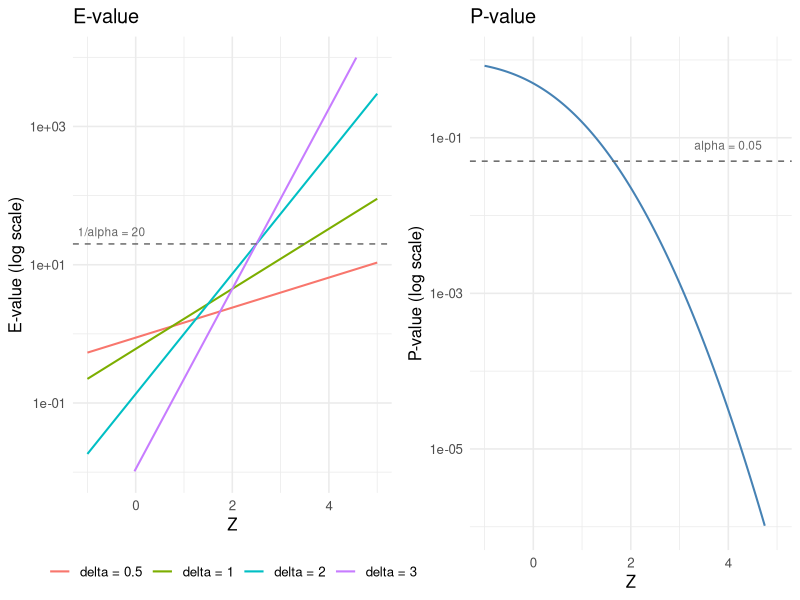
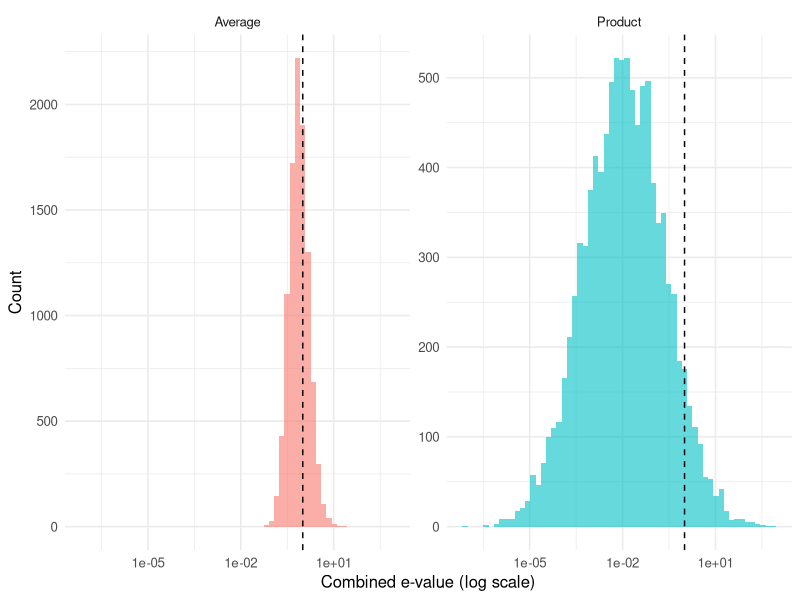
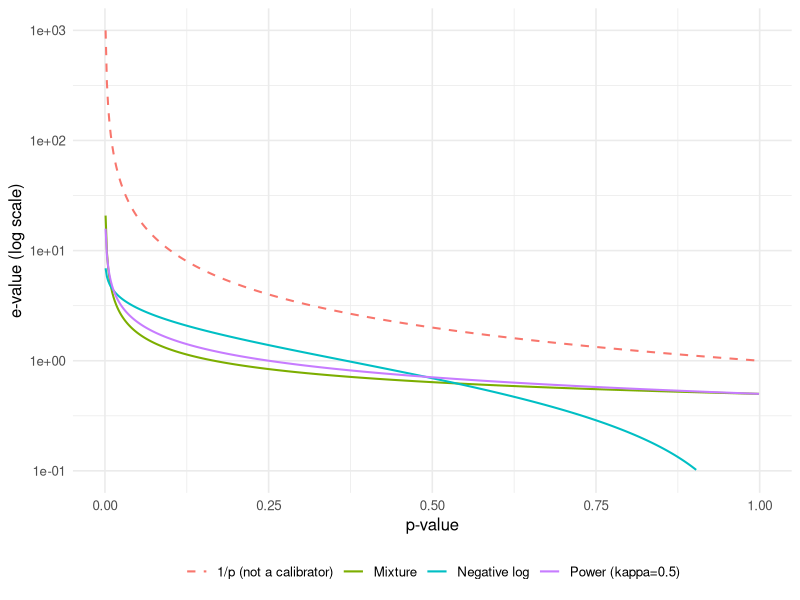
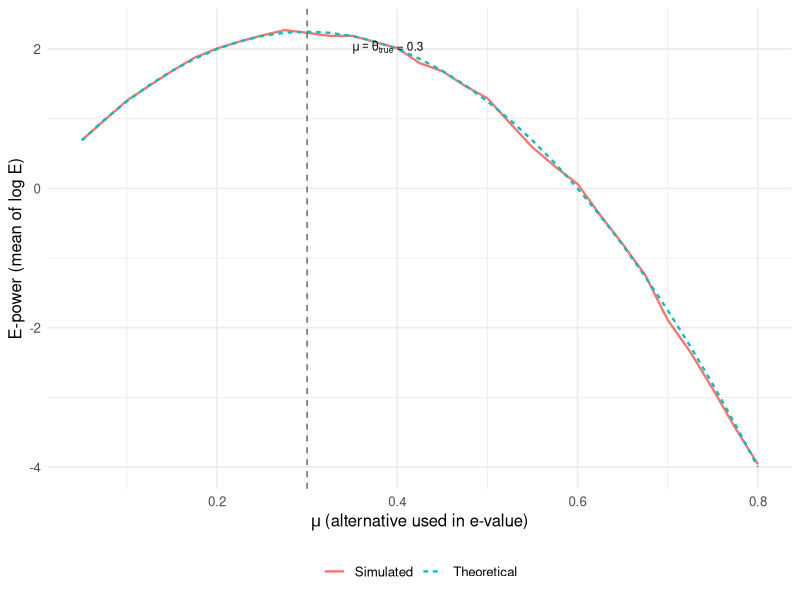
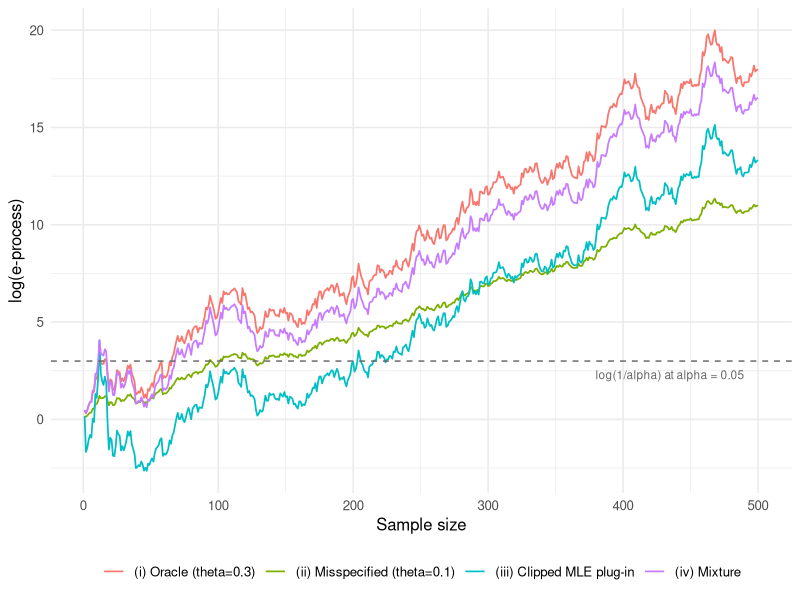
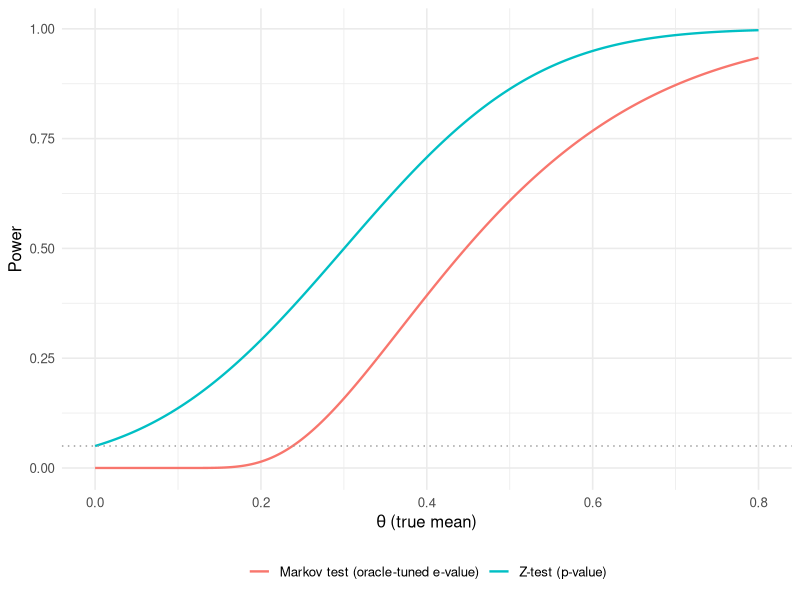

Here is the R script that generated these plots, in order:
## ---- chunk 1
#| label: setup-ch2
#| include: false
set.seed(2026)
library(ggplot2)
theme_set(theme_minimal(base_size = 12))
## ---- chunk 2
#| label: bernoulli-evalue-small
x <- c(1, 1, 0, 1, 1, 1, 1, 1)
n <- length(x)
s <- sum(x)
p0 <- 0.5

q_values <- c(0.6, 0.7, 0.8, 0.9, 1.0)
e_values <- sapply(q_values, function(q) {
  (q / p0)^s * ((1 - q) / (1 - p0))^(n - s)
})

q_mle <- s / n
e_mle <- (q_mle / p0)^s *
  ((1 - q_mle) / (1 - p0))^(n - s)

data.frame(
  q = q_values,
  e_value = round(e_values, 2)
)
## ---- chunk 3
#| label: bernoulli-evalue-large
n_large <- 16
s_large <- 13
p0 <- 0.5

q_values_large <- c(0.6, 0.7, 0.8, 0.9)
e_values_large <- sapply(q_values_large, function(q) {
  (q / p0)^s_large * ((1 - q) / (1 - p0))^(n_large - s_large)
})

data.frame(
  q = q_values_large,
  e_value = round(e_values_large, 2)
)
## ---- chunk 4
#| label: bernoulli-sampling
# P-value under design (a): fixed sample size n = 8
p_fixed <- pbinom(s - 1, size = n, prob = p0, lower.tail = FALSE)

# P-value under design (b): exact enumeration of all 2^8 sequences.
sequences <- as.matrix(
  do.call(expand.grid, rep(list(c(0L, 1L)), 8L))
)

has_run_of_five <- apply(sequences, 1L, function(z) {
  runs <- rle(z)
  any(runs$values == 1L & runs$lengths >= 5L)
})

stopifnot(sum(has_run_of_five) == 20L)
p_sequential <- mean(has_run_of_five)

# E-value with q = 0.7 (identical for both designs)
q <- 0.7
e_val <- (q / p0)^s * ((1 - q) / (1 - p0))^(n - s)

cat("Design (a) fixed n=8:          p-value =", round(p_fixed, 4), "\n")
cat("Design (b) stop at 5 in a row: p-value =", round(p_sequential, 4), "\n")
cat("E-value (q=0.7):                       ", round(e_val, 4),
    "(same for both)\n")
## ---- chunk 5
#| label: fig-gaussian-ep
#| fig-pos: "H"
#| echo: false
#| warning: false
#| fig-cap: "E-values and p-values as functions of the test statistic $Z$ for the one-sided Gaussian test. Dashed lines show the rejection thresholds at $\\alpha = 0.05$."
#| fig-width: 8
#| fig-height: 4
z_grid <- seq(-1, 5, length.out = 500)
delta_values <- c(0.5, 1, 2, 3)

# E-value curves for different delta
df_e <- do.call(rbind, lapply(delta_values, function(delta) {
  data.frame(z = z_grid,
             value = exp(delta * z_grid - delta^2 / 2),
             delta = paste0("delta = ", delta))
}))

p1 <- ggplot(df_e, aes(x = z, y = value, color = delta)) +
  geom_line(linewidth = 0.7) +
  geom_hline(yintercept = 20, linetype = "dashed", color = "grey40") +
  annotate("text", x = -0.5, y = 30, label = "1/alpha = 20", size = 3,
           color = "grey40") +
  scale_y_log10(limits = c(0.01, 1e4)) +
  labs(x = "Z", y = "E-value (log scale)", color = NULL,
       title = "E-value") +
  theme(legend.position = "bottom")

# P-value curve (does not depend on delta)
df_p <- data.frame(z = z_grid, value = 1 - pnorm(z_grid))

p2 <- ggplot(df_p, aes(x = z, y = value)) +
  geom_line(linewidth = 0.7, color = "steelblue") +
  geom_hline(yintercept = 0.05, linetype = "dashed", color = "grey40") +
  annotate("text", x = 4, y = 0.08, label = "alpha = 0.05", size = 3,
           color = "grey40") +
  scale_y_log10(limits = c(1e-6, 1)) +
  labs(x = "Z", y = "P-value (log scale)", title = "P-value") +
  theme(legend.position = "bottom")

gridExtra::grid.arrange(p1, p2, ncol = 2)
## ---- chunk 6
#| label: combining-evalues
mu <- 0.3          # alternative used in e-value construction
theta_true <- 0.3  # true data-generating parameter
n <- 20
K <- 5

# Simulate K independent experiments
set.seed(123)
e_vals <- sapply(seq_len(K), function(k) {
  x_k <- rnorm(n, mean = theta_true, sd = 1)
  exp(mu * sum(x_k) - n * mu^2 / 2)
})

cat("Individual e-values:", paste(sprintf("%.2f", e_vals), collapse = ", "), "\n")
cat("Arithmetic mean:    ", sprintf("%.2f", mean(e_vals)), "\n")
cat("Product:            ", sprintf("%.2f", prod(e_vals)), "\n")
## ---- chunk 7
#| label: combining-null-setup
#| include: false
# Simulation size and figure caption are defined here so that the number of
# repetitions is stated in exactly one place.
n_rep <- 10000

cap_combining_null <- paste0(
  "Null distributions of averaged and multiplied e-values across ",
  format(n_rep, big.mark = ","), " repetitions of ", K,
  " independent experiments. Both have expectation one, but the product is ",
  "far more right-skewed."
)
## ---- chunk 8
#| label: fig-combining-null
#| echo: false
#| results: hide
#| fig-cap: !expr cap_combining_null
#| fig-width: 7
#| fig-height: 4
set.seed(2026)

results <- t(replicate(n_rep, {
  e_null <- sapply(seq_len(K), function(k) {
    x_k <- rnorm(n, mean = 0, sd = 1)
    exp(mu * sum(x_k) - n * mu^2 / 2)
  })
  c(avg = mean(e_null), prod = prod(e_null))
}))

# Exact null moments for the Gaussian likelihood-ratio construction.
single_var <- exp(n * mu^2) - 1
mcse_avg_mean <- sqrt(single_var / (K * n_rep))
mcse_prod_mean <- sqrt((exp(K * n * mu^2) - 1) / n_rep)
prod_median <- exp(-K * n * mu^2 / 2)
prod_sd <- sqrt(exp(K * n * mu^2) - 1)

mean_avg_hat <- mean(results[, "avg"])
mean_prod_hat <- mean(results[, "prod"])
cross_avg_hat <- mean(results[, "avg"] >= 20)
cross_prod_hat <- mean(results[, "prod"] >= 20)

df_null <- data.frame(
  value = c(results[, "avg"], results[, "prod"]),
  method = rep(c("Average", "Product"), each = n_rep)
)

ggplot(df_null, aes(x = value, fill = method)) +
  geom_histogram(bins = 60, alpha = 0.6, position = "identity") +
  geom_vline(xintercept = 1, linetype = "dashed") +
  scale_x_log10() +
  facet_wrap(~method, scales = "free_y") +
  labs(x = "Combined e-value (log scale)", y = "Count", fill = NULL) +
  theme(legend.position = "none")
## ---- chunk 9
#| label: fig-calibrators
#| warning: false
#| fig-cap: "Three p-to-e calibrators applied to p-values from a standard z-test, with the reciprocal $1/p$ shown for comparison."
#| fig-width: 7
#| fig-height: 4.5

# Define calibrators on [0, infinity), with value zero above one.
f_power <- function(p, kappa = 0.5) {
  stopifnot(all(p >= 0), kappa > 0, kappa < 1)
  ifelse(p <= 1, kappa * p^(kappa - 1), 0)
}

f_log <- function(p) {
  stopifnot(all(p >= 0))
  ifelse(p <= 1, -log(p), 0)
}

f_mixture <- function(p) {
  stopifnot(all(p >= 0))

  out <- numeric(length(p))
  out[p == 0] <- Inf

  inside <- p > 0 & p < 1
  out[inside] <-
    (1 - p[inside] + p[inside] * log(p[inside])) /
    (p[inside] * log(p[inside])^2)

  out[p == 1] <- 1 / 2
  out[p > 1] <- 0
  out
}

p_grid <- seq(0.001, 0.999, length.out = 500)

df_cal <- data.frame(
  p = rep(p_grid, 4),
  e = c(
    f_power(p_grid, 0.5),
    f_log(p_grid),
    f_mixture(p_grid),
    1 / p_grid
  ),
  calibrator = rep(
    c(
      "Power (kappa=0.5)",
      "Negative log",
      "Mixture",
      "1/p (not a calibrator)"
    ),
    each = length(p_grid)
  )
)

ggplot(df_cal, aes(x = p, y = e, color = calibrator, linetype = calibrator)) +
  geom_line(linewidth = 0.7) +
  scale_y_log10(limits = c(0.1, 1000)) +
  scale_linetype_manual(
    values = c(
      "Power (kappa=0.5)" = "solid",
      "Negative log" = "solid",
      "Mixture" = "solid",
      "1/p (not a calibrator)" = "dashed"
    )
  ) +
  labs(x = "p-value", y = "e-value (log scale)",
       color = NULL, linetype = NULL) +
  theme(legend.position = "bottom")
## ---- chunk 10
#| label: round-trip
# Round-trip loss: p -> e -> p'
p_start <- 0.01

cat("Starting p-value:", p_start, "\n\n")
for (cal_name in c("Power (kappa=0.5)", "Negative log", "Mixture")) {
  e <- switch(
    cal_name,
    "Power (kappa=0.5)" = f_power(p_start, 0.5),
    "Negative log" = f_log(p_start),
    "Mixture" = f_mixture(p_start)
  )
  p_back <- min(1 / e, 1)  # e-to-p calibration

  # Print with consistent formatting
  cat(sprintf("%-18s : p -> %6.2f -> p' = %.4f\n", cal_name, e, p_back))
}
## ---- chunk 11
#| label: fig-epower
#| warning: false
#| fig-cap: "Empirical e-power (mean of $\\log E$) for different choices of the alternative $\\mu$ used to construct the e-value. The true parameter is $\\theta^\\dagger = 0.3$. The dashed vertical line marks the optimum."
#| fig-width: 6
#| fig-height: 4
set.seed(2026)

theta_true <- 0.3
n <- 50
mu_grid <- seq(0.05, 0.8, by = 0.025)
n_rep_epower <- 5000

# For each mu, simulate the e-power
epower <- sapply(mu_grid, function(mu) {
  log_e <- replicate(n_rep_epower, {
    x <- rnorm(n, mean = theta_true, sd = 1)
    mu * sum(x) - n * mu^2 / 2
  })
  mean(log_e)
})

# Theoretical curve: n * (mu * theta_true - mu^2 / 2)
epower_theory <- n * (mu_grid * theta_true - mu_grid^2 / 2)

df_ep <- data.frame(
  mu = rep(mu_grid, 2),
  epower = c(epower, epower_theory),
  type = rep(c("Simulated", "Theoretical"), each = length(mu_grid))
)

ggplot(df_ep, aes(x = mu, y = epower, color = type, linetype = type)) +
  geom_line(linewidth = 0.8) +
  geom_vline(xintercept = theta_true, linetype = "dashed", color = "grey40") +
  annotate("text", x = theta_true + 0.05, y = max(epower_theory) * 0.9,
           label = expression(mu == theta[true] ~ "= 0.3"),
           hjust = 0, size = 3) +
  labs(x = expression(mu ~ "(alternative used in e-value)"),
       y = "E-power (mean of log E)",
       color = NULL, linetype = NULL) +
  theme(legend.position = "bottom")
## ---- chunk 12
#| label: fig-adaptive
#| fig-cap: "Sequential e-processes (log scale) for different strategies of choosing the alternative. The true parameter is $\\theta^\\dagger = 0.3$."
#| fig-width: 7
#| fig-height: 5
theta_true <- 0.3
n <- 500
set.seed(42)
x <- rnorm(n, mean = theta_true, sd = 1)

# (i) Oracle: knows the true theta
log_M_oracle <- cumsum(theta_true * x - theta_true^2 / 2)

# (ii) Misspecified: uses theta = 0.1
theta_mis <- 0.1
log_M_mis <- cumsum(theta_mis * x - theta_mis^2 / 2)

# (iii) Clipped MLE plug-in: theta_i is estimated from X_1,...,X_{i-1}
# For the first observation we have no data, so we use theta = 0.1 as a
# starting guess (following Ramdas & Wang). This means we still extract
# some evidence from the very first data point, unlike initialising at 0.
log_M_mle <- numeric(n)
theta_init <- 0.1
log_M_mle[1] <- theta_init * x[1] - theta_init^2 / 2
for (i in 2:n) {
  theta_hat <- max(mean(x[1:(i-1)]), 0.001)  # MLE, clipped to be positive
  log_M_mle[i] <- log_M_mle[i-1] + theta_hat * x[i] - theta_hat^2 / 2
}

# (iv) Mixture over a grid of theta values
theta_grid <- seq(0.01, 0.6, length.out = 30)
log_LR_grid <- sapply(theta_grid, function(th) {
  cumsum(th * x - th^2 / 2)
})
# Mixture: average the likelihood ratios on the original scale, then take log.
# We use the log-sum-exp trick for numerical stability (see note below).
log_M_mix <- apply(log_LR_grid, 1, function(row) {
  max_val <- max(row)
  max_val + log(mean(exp(row - max_val)))
})

df_strat <- data.frame(
  t = rep(1:n, 4),
  log_M = c(log_M_oracle, log_M_mis, log_M_mle, log_M_mix),
  strategy = rep(c("(i) Oracle (theta=0.3)",
                    "(ii) Misspecified (theta=0.1)",
                    "(iii) Clipped MLE plug-in",
                    "(iv) Mixture"), each = n)
)

ggplot(df_strat, aes(x = t, y = log_M, color = strategy)) +
  geom_line(linewidth = 0.6) +
  geom_hline(yintercept = log(20), linetype = "dashed", color = "grey40") +
  annotate("text", x = 490, y = log(20) - 0.7,
           label = "log(1/alpha) at alpha = 0.05",
           hjust = 1, size = 3, color = "grey40") +
  labs(x = "Sample size", y = "log(e-process)",
       color = NULL) +
  theme(legend.position = "bottom")
## ---- chunk 13
#| label: fig-power
#| fig-cap: "Rejection probabilities for the z-test and for the Markov-thresholded likelihood-ratio e-variable tuned to each true $\\theta$, at level $\\alpha = 0.05$ with $n = 30$ observations."
#| fig-width: 6
#| fig-height: 4
alpha <- 0.05
n <- 30
theta_grid <- seq(0, 0.8, length.out = 200)

# Z-test power: reject if Z > qnorm(1 - alpha)
z_thresh <- qnorm(1 - alpha)
power_z <- pnorm(z_thresh, mean = theta_grid * sqrt(n), lower.tail = FALSE)

# Markov test power: reject if exp(delta*Z - delta^2/2) >= 1/alpha
# i.e. Z >= delta/2 + log(1/alpha)/delta, with delta = mu*sqrt(n)
# We use the oracle choice mu = theta for each theta
power_markov <- sapply(theta_grid, function(th) {
  delta <- th * sqrt(n)
  if (delta == 0) return(0)  # oracle uses mu=0, so E=1 always; never rejects
  e_thresh <- delta / 2 + log(1 / alpha) / delta
  pnorm(e_thresh, mean = th * sqrt(n), lower.tail = FALSE)
})

df_power <- data.frame(
  theta = rep(theta_grid, 2),
  power = c(power_z, power_markov),
  test = rep(c("Z-test (p-value)", "Markov test (oracle-tuned e-value)"),
             each = length(theta_grid))
)

ggplot(df_power, aes(x = theta, y = power, color = test)) +
  geom_line(linewidth = 0.8) +
  geom_hline(yintercept = alpha, linetype = "dotted", color = "grey60") +
  labs(x = expression(theta ~ "(true mean)"), y = "Power",
       color = NULL) +
  theme(legend.position = "bottom")
